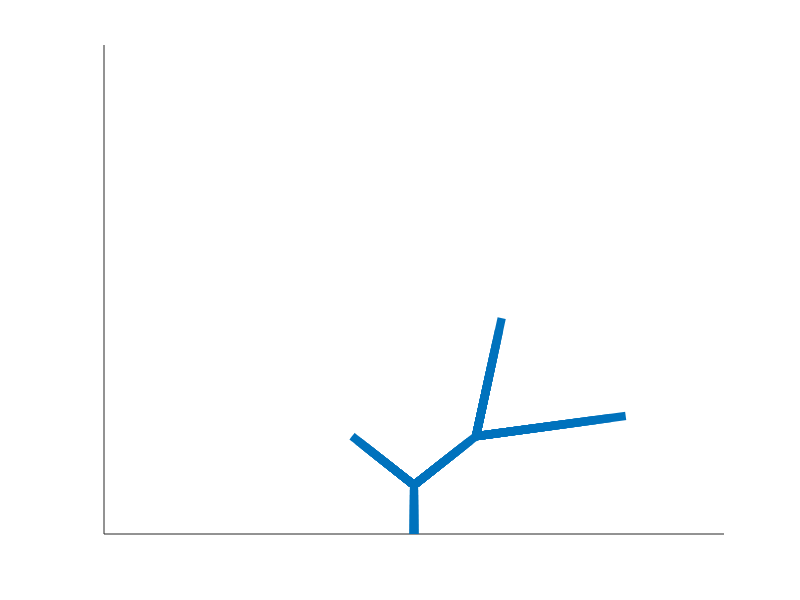

Write MATLAB code to recreate this figure.
clear all;
close all;

x0=5;
y0=5;
width=1050;
height=1000;
set(gcf,'units','points','position',[x0,y0,width,height])
xlim([-50 50])
ylim([0 100])

set(gca,'xtick',[],'ytick',[]);
for i = 1:10
    line([0 0],[0 i],'Linewidth',6)
    pause(0.5);

end

hold on;
    
for i= 1:10
   
   line([0 i],[10 i+10],'Linewidth',6)
   line([0 -i],[10 i+10],'Linewidth',6)
   pause(0.5);
end

hold on;

for i= 1:10
   
   line([10 i*tan(pi/8)+10],[20 i*tan(3*pi/8)+20],'Linewidth',6)
   
   line([10 i*tan(3*pi/8)+10],[20 i*tan(pi/8)+20],'Linewidth',6)
%    line([10 -i],[20 i*tan(pi/8)+20],'Linewidth',6)
   pause(0.5);
end